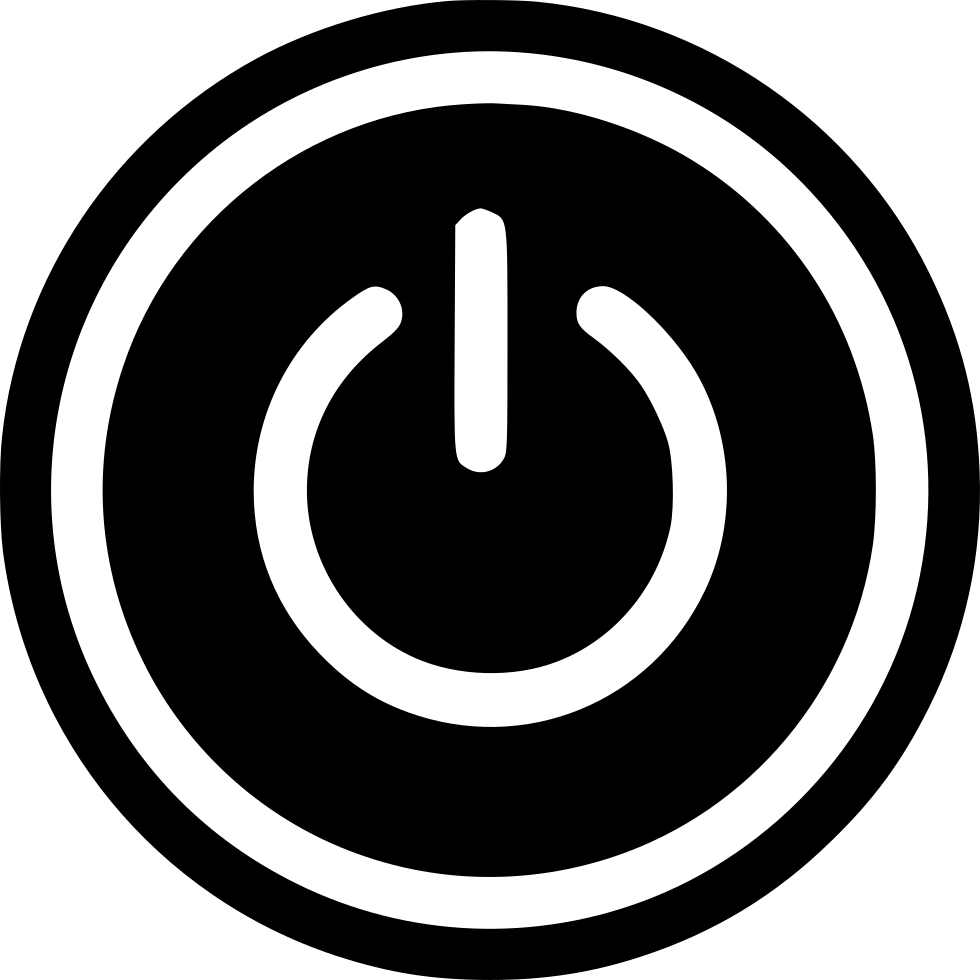
#> input picture img.png, 980 x 980 px, given in place of the camera
$ python FPS2.py   (older library calls are emulated)
#> lines starting #> are read from the running program, lines starting #| are printed output that depends on the picture; after the words box and inside, x2 and y2 are one past the last pixel; in counts of white or black regions, pixels touching at a corner belong together
# -*- coding: utf-8 -*-
"""
Created on Tue Jan 24 20:46:25 2017

@author: mtkes
"""

# import the necessary packages
#from __future__ import print_function
import cv2

import time

# import the necessary packages
from threading import Lock
from threading import Thread

class FrameRate:
    def __init__(self):
        # store the start time, end time, and total number of frames
        # that were examined between the start and end intervals
        self._start = None
        self._end = None
        self._numFrames = 0
        self._rate = 0.0

    def start(self):
        # start the timer
        self._numFrames = 0
        self._start = time.time()
        return self

    def reset(self):
        self.start()

    def stop(self):
        # stop the timer
        self._end = time.time()

    def update(self):
        # increment the total number of frames examined during the
        # start and end intervals
        self._numFrames += 1

    def elapsed(self):
        # return the total number of seconds between the start and
        # end interval
        return (time.time() - self._start)

    def fps(self):
        # compute the (approximate) frames per second
        if (self._numFrames > 10):
            self._rate = self._numFrames / self.elapsed()
            self.reset()

        return self._rate

class BucketCapture:
    def __init__(self, src=0):

#> called with src = 1
        self._lock = Lock()
        self.fps = FrameRate()

        # initialize the video camera stream and read the first frame
        # from the stream
        self.stream = cv2.VideoCapture(src)
        (self._grabbed, self._frame) = self.stream.read()
#> self._frame is the input picture: shape (980, 980, 3); min 0, max 255, mean 109.4

        if (self._grabbed == True):
            self.grabbed = self._grabbed
#> self.grabbed = True
            self.frame = self._frame
            self.outFrame = self.frame
            self.count = 1
            self.outCount = self.count
        else:
            self.grabbed = False
            self.frame = None
            self.outFrame = None
            self.count = 0
            self.outCount = self.count

        # initialize the variable used to indicate if the thread should
        # be stopped
        self._stop = False
        self.stopped = True

    def start(self):
        # start the thread to read frames from the video stream
        t = Thread(target=self.update, args=())
        t.daemon = True
        t.start()
        return self

    def update(self):
        # keep looping infinitely until the thread is stopped
        self.stopped = False
        self.fps.start()

        while True:
            # if the thread indicator variable is set, stop the thread
            if (self.stop == True):
                self.stop = False
                self.stopped = True
                return

            # otherwise, read the next frame from the stream
            (self._grabbed, self._frame) = self.stream.read()
            self.fps.update()

            # if something was grabbed and retreived then lock
            # the outbound buffer for the update
            # This limits the blocking to just the copy operations
            # later we may consider a queue or double buffer to
            # minimize blocking
            if (self._grabbed == True):
                self._lock.acquire(blocking=True)
                self.count = self.count + 1
                self.grabbed = self._grabbed
                self.frame = self._frame
                self._lock.release()

    def read(self):
        # return the frame most recently read if the frame
        # is not being updated at this exact moment
        if (self._lock.acquire(blocking=True) == True):
            self.outFrame = self.frame
            self.outCount = self.count
            self._lock.release()
            return (self.outFrame, self.outCount, True)
        else:
            return (self.outFrame, self.outCount, False)

    def stop(self):
        # indicate that the thread should be stopped
        self._stop = True

class BlueBoiler:
    """
    An OpenCV pipeline generated by GRIP.
    """

    def __init__(self):
        """initializes all values to presets or None if need to be set
        """

        self.__resize_image_width = 320.0
        self.__resize_image_height = 240.0
        self.__resize_image_interpolation = cv2.INTER_CUBIC

        self.resize_image_output = None

        self.__rgb_threshold_input = self.resize_image_output
        self.__rgb_threshold_red = [0.0, 39.59897610921503]
        self.__rgb_threshold_green = [82.55395683453237, 223.39410813723725]
        self.__rgb_threshold_blue = [162.81474820143887, 255.0]

        self.rgb_threshold_output = None

        self.__find_contours_input = self.rgb_threshold_output
        self.__find_contours_external_only = True

        self.find_contours_output = None

        self.__filter_contours_contours = self.find_contours_output
        self.__filter_contours_min_area = 20.0
        self.__filter_contours_min_perimeter = 0.0
        self.__filter_contours_min_width = 0.0
        self.__filter_contours_max_width = 1000.0
        self.__filter_contours_min_height = 0.0
        self.__filter_contours_max_height = 1000.0
        self.__filter_contours_solidity = [0, 100]
        self.__filter_contours_max_vertices = 1000000.0
        self.__filter_contours_min_vertices = 0.0
        self.__filter_contours_min_ratio = 0.0
        self.__filter_contours_max_ratio = 1000.0

        self.filter_contours_output = None


    def process(self, source0):
        """
        Runs the pipeline and sets all outputs to new values.
        """
        # Step Resize_Image0:
        self.__resize_image_input = source0
        (self.resize_image_output) = self.__resize_image(self.__resize_image_input, self.__resize_image_width, self.__resize_image_height, self.__resize_image_interpolation)

        # Step RGB_Threshold0:
        self.__rgb_threshold_input = self.resize_image_output
        (self.rgb_threshold_output) = self.__rgb_threshold(self.__rgb_threshold_input, self.__rgb_threshold_red, self.__rgb_threshold_green, self.__rgb_threshold_blue)

        # Step Find_Contours0:
        self.__find_contours_input = self.rgb_threshold_output
        (self.find_contours_output) = self.__find_contours(self.__find_contours_input, self.__find_contours_external_only)

        # Step Filter_Contours0:
        self.__filter_contours_contours = self.find_contours_output
        (self.filter_contours_output) = self.__filter_contours(self.__filter_contours_contours, self.__filter_contours_min_area, self.__filter_contours_min_perimeter, self.__filter_contours_min_width, self.__filter_contours_max_width, self.__filter_contours_min_height, self.__filter_contours_max_height, self.__filter_contours_solidity, self.__filter_contours_max_vertices, self.__filter_contours_min_vertices, self.__filter_contours_min_ratio, self.__filter_contours_max_ratio)

        return (self.find_contours_output, self.filter_contours_output)

    @staticmethod
    def __resize_image(input, width, height, interpolation):
        """Scales and image to an exact size.
        Args:
            input: A numpy.ndarray.
            Width: The desired width in pixels.
            Height: The desired height in pixels.
            interpolation: Opencv enum for the type fo interpolation.
        Returns:
            A numpy.ndarray of the new size.
        """
        return cv2.resize(input, ((int)(width), (int)(height)), 0, 0, interpolation)

    @staticmethod
    def __rgb_threshold(input, red, green, blue):
        """Segment an image based on color ranges.
        Args:
            input: A BGR numpy.ndarray.
            red: A list of two numbers the are the min and max red.
            green: A list of two numbers the are the min and max green.
            blue: A list of two numbers the are the min and max blue.
        Returns:
            A black and white numpy.ndarray.
        """
        out = cv2.cvtColor(input, cv2.COLOR_BGR2RGB)
        return cv2.inRange(out, (red[0], green[0], blue[0]),  (red[1], green[1], blue[1]))

    @staticmethod
    def __find_contours(input, external_only):
        """Sets the values of pixels in a binary image to their distance to the nearest black pixel.
        Args:
            input: A numpy.ndarray.
            external_only: A boolean. If true only external contours are found.
        Return:
            A list of numpy.ndarray where each one represents a contour.
        """
        if(external_only):
            mode = cv2.RETR_EXTERNAL
        else:
            mode = cv2.RETR_LIST
        method = cv2.CHAIN_APPROX_SIMPLE
        im2, contours, hierarchy =cv2.findContours(input, mode=mode, method=method)
        return contours

    @staticmethod
    def __filter_contours(input_contours, min_area, min_perimeter, min_width, max_width,
                        min_height, max_height, solidity, max_vertex_count, min_vertex_count,
                        min_ratio, max_ratio):
        """Filters out contours that do not meet certain criteria.
        Args:
            input_contours: Contours as a list of numpy.ndarray.
            min_area: The minimum area of a contour that will be kept.
            min_perimeter: The minimum perimeter of a contour that will be kept.
            min_width: Minimum width of a contour.
            max_width: MaxWidth maximum width.
            min_height: Minimum height.
            max_height: Maximimum height.
            solidity: The minimum and maximum solidity of a contour.
            min_vertex_count: Minimum vertex Count of the contours.
            max_vertex_count: Maximum vertex Count.
            min_ratio: Minimum ratio of width to height.
            max_ratio: Maximum ratio of width to height.
        Returns:
            Contours as a list of numpy.ndarray.
        """
        output = []
        for contour in input_contours:
            x,y,w,h = cv2.boundingRect(contour)
            if (w < min_width or w > max_width):
                continue
            if (h < min_height or h > max_height):
                continue
            area = cv2.contourArea(contour)
            if (area < min_area):
                continue
            if (cv2.arcLength(contour, True) < min_perimeter):
                continue
            hull = cv2.convexHull(contour)
            solid = 100 * area / cv2.contourArea(hull)
            if (solid < solidity[0] or solid > solidity[1]):
                continue
            if (len(contour) < min_vertex_count or len(contour) > max_vertex_count):
                continue
            ratio = (float)(w) / h
            if (ratio < min_ratio or ratio > max_ratio):
                continue
            output.append(contour)
        return output


b = BlueBoiler()


# created a *threaded* video stream, allow the camera sensor to warmup,
# and start the FPS counter
print("[INFO] sampling THREADED frames from webcam...")

cam = 1
width = 320
height = 240
exposure = 100.0

bucketCapture = BucketCapture(src=cam).start()
bucketCapture.stream.set(cv2.CAP_PROP_FRAME_WIDTH,width)
bucketCapture.stream.set(cv2.CAP_PROP_FRAME_HEIGHT,height)
bucketCapture.stream.set(cv2.CAP_PROP_EXPOSURE, exposure)

fps = FrameRate()
fps.start()

# loop over some frames...this time using the threaded stream
startTime = time.clock()

#while fps._numFrames < args["num_frames"]:
while (time.clock() - startTime < 30.0):
    # grab the frame from the threaded video stream and resize it
    # to have a maximum width of 400 pixels
    (frame, count, isNew) = bucketCapture.read()
#> count = 1

    # check to see if the frame should be displayed to our screen
    if (isNew == True):

         (f,g) = b.process(frame)
#> in __resize_image, `return cv2.resize(input, ((int)(width), (int)(height)), 0, 0, interpol..`:
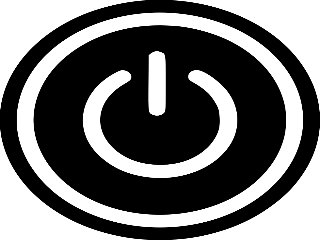
#> returned value: shape (240, 320, 3); min 0, max 255, mean 109.3
#> in __rgb_threshold, `return cv2.inRange(out, (red[0], green[0], blue[0]),  (red[1], green[1..`: returned value: shape (240, 320); every value is 0
#> f = []; g = []

         cv2.putText(frame,"{:.1f}".format(bucketCapture.fps.fps()) + " : {:.1f}".format(fps.fps()),(0,240),cv2.FONT_HERSHEY_PLAIN,2,(0,0,255))
#> frame: shape (980, 980, 3); 0.03% of pixels changed, all inside (x1, y1, x2, y2) = (6, 220, 199, 239)

         cv2.imshow("Frame", frame)

         key = cv2.waitKey(1) & 0xFF
#> (key Esc is pressed here)

    # update the FPS counter
    fps.update()

# stop the timer and display FPS information
fps.stop()
print("[INFO] elasped time: {:.2f}".format(fps.elapsed()))
print("[INFO] approx. FPS: {:.2f}".format(fps.fps()))

# do a bit of cleanup
cv2.destroyAllWindows()
bucketCapture.stop()
